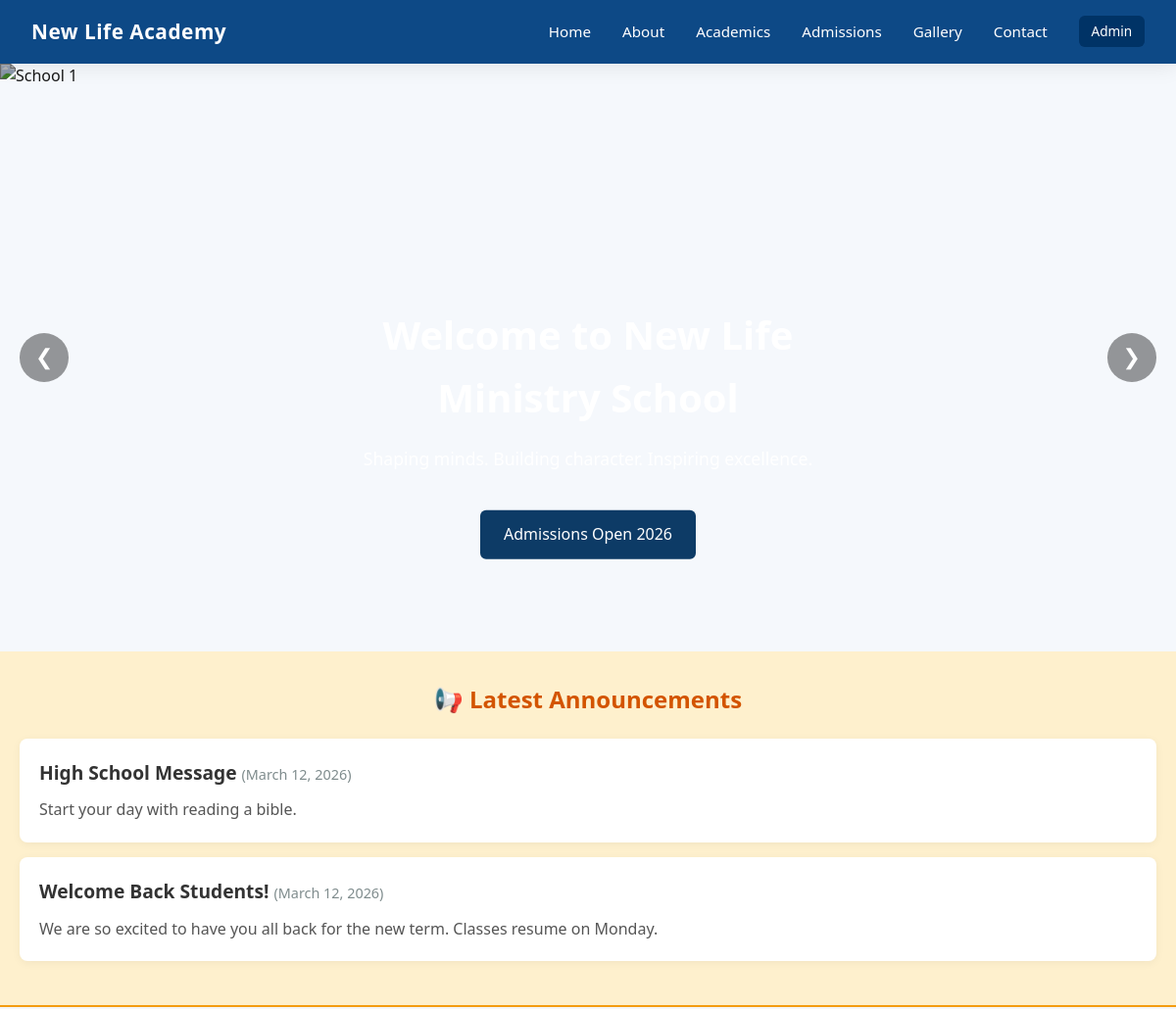
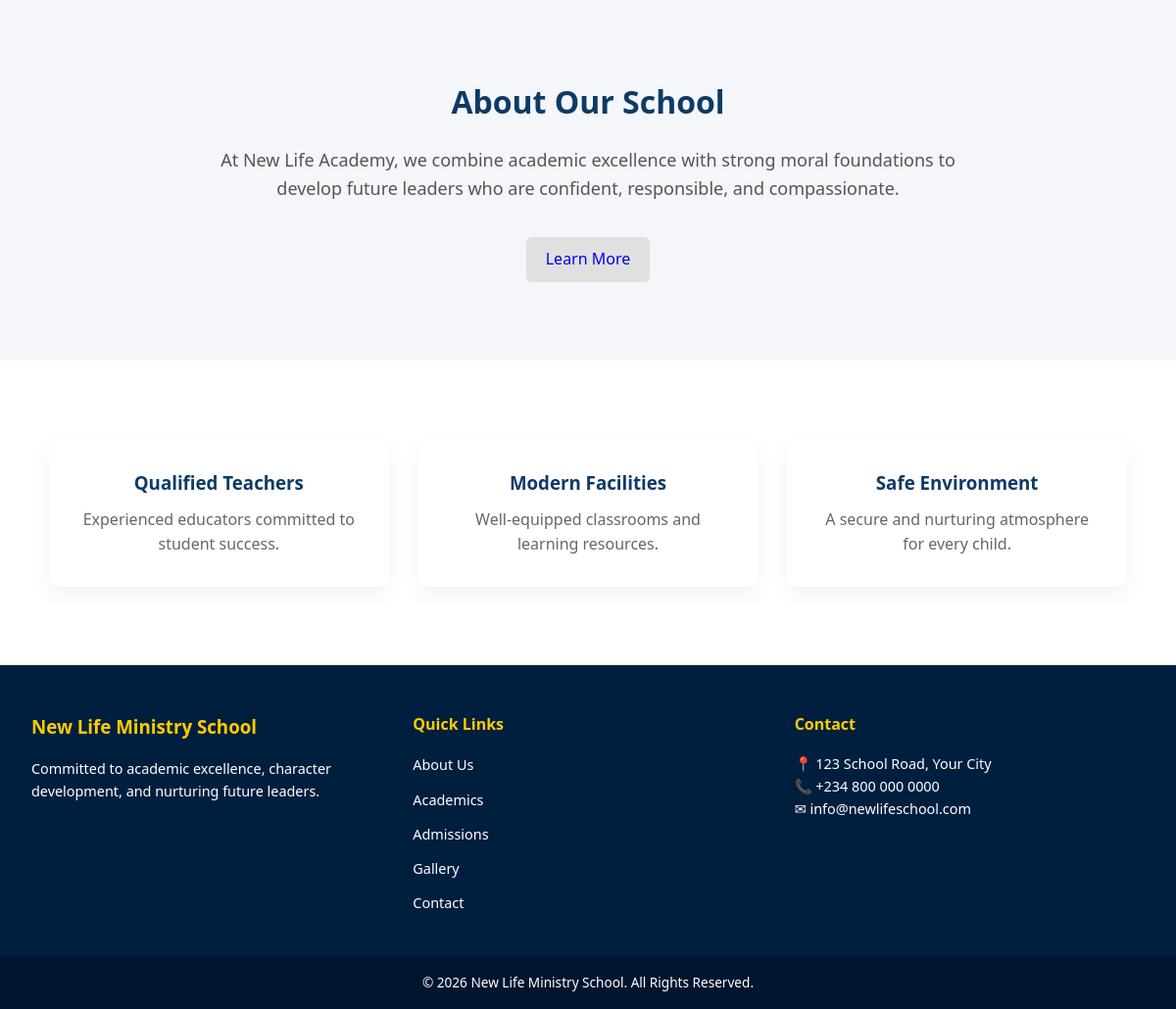
The page / on the database its author committed (2 pictures, top to bottom).
### app.py (models this page shows)
class Announcement(db.Model):
    id = db.Column(db.Integer, primary_key=True)
    title = db.Column(db.String(200), nullable=False)
    content = db.Column(db.Text, nullable=False)
    is_active = db.Column(db.Boolean, default=True)
    timestamp = db.Column(db.DateTime, default=datetime.utcnow)

### app.py (the view)
@app.route("/")
def home():
    announcements = Announcement.query.filter_by(is_active=True).order_by(Announcement.timestamp.desc()).all()
    return render_template("index.html", announcements=announcements)

### templates/index.html (shortened to what this page needs)
<!DOCTYPE html>
<html lang="en">
<head>
  <link rel="stylesheet" href="{{ url_for('static', filename='css/style.css') }}">
</head>
<body>
<header class="header">
  <div class="nav-container">
    <h1 class="logo">New Life Academy</h1>
    <nav id="nav-menu">
      <ul>
        <li><a href="{{ url_for('home') }}">Home</a></li>
        <li><a href="{{ url_for('about') }}">About</a></li>
        <li><a href="{{ url_for('academics') }}">Academics</a></li>
        <li><a href="{{ url_for('admission') }}">Admissions</a></li>
        <li><a href="{{ url_for('gallery') }}">Gallery</a></li>
        <li><a href="{{ url_for('contact') }}">Contact</a></li>
        <li><a href="{{ url_for('admin_login') }}" class="admin-link">Admin</a></li>
      </ul>
    </nav>
  </div>
</header>
<main>
  <section class="slider">
    <div class="slides">
      <div class="slide active">
        <img src="https://images.unsplash.com/photo-1588072432836-e10032774350" alt="School 1">
        <div class="slide-text">
          <h2>Welcome to New Life Ministry School</h2>
          <p>Shaping minds. Building character. Inspiring excellence.</p>
          <a href="{{ url_for('admission') }}" class="btn-primary">Admissions Open 2026</a>
        </div>
      </div>
    </div>
    <button class="prev">&#10094;</button>
    <button class="next">&#10095;</button>
  </section>
  {% if announcements %}
  <section class="announcements" style="background-color: #fef0cd; padding: 30px 0; border-bottom: 2px solid #f39c12;">
    <div class="container" style="max-width: 1200px; margin: 0 auto; padding: 0 20px;">
      <h3 style="color: #d35400; margin-top: 0; margin-bottom: 20px; font-size: 1.5rem; text-align: center;">📢 Latest Announcements</h3>
      {% for ann in announcements %}
      <div class="announcement-item" style="background: white; padding: 20px; border-radius: 8px; box-shadow: 0 2px 10px rgba(0,0,0,0.05); margin-bottom: 15px;">
        <h4 style="margin: 0 0 10px 0; font-size: 1.2rem; color: #333;">{{ ann.title }} <span style="font-size: 0.9rem; color: #7f8c8d; font-weight: normal;">({{ ann.timestamp.strftime('%B %d, %Y') }})</span></h4>
        <p style="margin: 0; color: #555; line-height: 1.6;">{{ ann.content }}</p>
      </div>
      {% endfor %}
    </div>
  </section>
  {% endif %}
  <section class="home-about">
    <div class="container">
      <h2>About Our School</h2>
      <p>
        At New Life Academy, we combine academic excellence with strong moral
        foundations to develop future leaders who are confident, responsible,
        and compassionate.
      </p>
      <a href="{{ url_for('about') }}" class="btn-secondary">Learn More</a>
    </div>
  </section>
  <section class="features">
    <div class="container grid">
      <div class="feature-card">
        <h3>Qualified Teachers</h3>
        <p>Experienced educators committed to student success.</p>
      </div>
      <div class="feature-card">
        <h3>Modern Facilities</h3>
        <p>Well-equipped classrooms and learning resources.</p>
      </div>
      <div class="feature-card">
        <h3>Safe Environment</h3>
        <p>A secure and nurturing atmosphere for every child.</p>
      </div>
    </div>
  </section>
</main>
<footer class="footer">
  <div class="footer-container">
    <div class="footer-col">
      <h3>New Life Ministry School</h3>
      <p>
        Committed to academic excellence, character development,
        and nurturing future leaders.
      </p>
    </div>
    <div class="footer-col">
      <h4>Quick Links</h4>
      <ul>
        <li><a href="{{ url_for('about') }}">About Us</a></li>
        <li><a href="{{ url_for('academics') }}">Academics</a></li>
        <li><a href="{{ url_for('admission') }}">Admissions</a></li>
        <li><a href="{{ url_for('gallery') }}">Gallery</a></li>
        <li><a href="{{ url_for('contact') }}">Contact</a></li>
      </ul>
    </div>
    <div class="footer-col">
      <h4>Contact</h4>
      <p>📍 123 School Road, Your City</p>
      <p>📞 +234 800 000 0000</p>
      <p>✉ info@newlifeschool.com</p>
    </div>
  </div>
  <div class="footer-bottom">
    <p>&copy; 2026 New Life Ministry School. All Rights Reserved.</p>
  </div>
</footer>
</body>
</html>

### static/css/style.css (style rules this page uses)
* { margin: 0; padding: 0; box-sizing: border-box; }
html { scroll-behavior: smooth; }
body { font-family: 'Segoe UI', Tahoma, Geneva, Verdana, sans-serif; background: #f5f8fc; color: #222; line-height: 1.6; }
header { position: sticky; top: 0; z-index: 1000; backdrop-filter: blur(10px); background: rgba(0, 64, 128, 0.95); padding: 1rem 2rem; box-shadow: 0 4px 20px rgba(0,0,0,0.08); }
.nav-container { max-width: 1200px; margin: auto; display: flex; justify-content: space-between; align-items: center; }
h1 { font-size: 1.3rem; font-weight: 600; letter-spacing: 0.5px; color: white; }
nav ul { list-style: none; display: flex; gap: 2rem; align-items: center; }
nav a { color: white; text-decoration: none; font-size: 0.95rem; font-weight: 500; transition: all 0.3s ease; position: relative; }
nav a::after { content: ""; position: absolute; left: 0; bottom: -6px; width: 0; height: 2px; background: #ffcc00; transition: 0.3s; }
.slider { position: relative; width: 100%; height: 75vh; overflow: hidden; }
.slide { position: absolute; width: 100%; height: 100%; opacity: 0; transition: opacity 1s ease-in-out; }
.slide.active { opacity: 1; }
.slide img { width: 100%; height: 100%; object-fit: cover; filter: brightness(70%); }
.slide-text { position: absolute; bottom: 18%; left: 8%; max-width: 550px; color: white; animation: fadeUp 1s ease; }
.slide-text h2 { font-size: 2.5rem; margin-bottom: 1rem; font-weight: 600; }
.slide-text p { margin-bottom: 1.5rem; font-size: 1.1rem; }
.prev, .next { position: absolute; top: 50%; transform: translateY(-50%); background: rgba(0,0,0,0.4); color: white; border: none; font-size: 22px; padding: 12px 16px; border-radius: 50%; cursor: pointer; transition: 0.3s; }
.prev { left: 20px; }
.next { right: 20px; }
.features { display: flex; justify-content: center; gap: 2.5rem; padding: 4rem 2rem; flex-wrap: wrap; max-width: 1200px; margin: auto; }
.footer { background: #001f3f; color: white; padding-top: 3rem; }
.footer-container { display: flex; justify-content: space-between; flex-wrap: wrap; max-width: 1200px; margin: auto; padding: 0 2rem 2rem 2rem; gap: 2rem; }
.footer-col { flex: 1; min-width: 250px; }
.footer-col h3, .footer-col h4 { margin-bottom: 1rem; color: #ffcc00; }
.footer-col p { font-size: 0.9rem; line-height: 1.6; }
.footer-col ul { list-style: none; padding: 0; }
.footer-col ul li { margin-bottom: 0.6rem; }
.footer-col ul li a { text-decoration: none; color: white; font-size: 0.9rem; transition: 0.3s; }
.footer-bottom { text-align: center; padding: 1rem; background: #001530; font-size: 0.85rem; }
.admin-link { background: #003366; color: white !important; padding: 0.4rem 0.8rem; border-radius: 6px; font-size: 0.85rem; transition: 0.3s; }
.slider { position: relative; overflow: hidden; }
.slide { position: relative; }
.slide img { width: 100%; height: 90vh; object-fit: cover; display: block; }
.slide-text { position: absolute; top: 50%; left: 50%; transform: translate(-50%, -50%); color: white; text-align: center; z-index: 10; }
.btn-primary { display: inline-block; padding: 12px 24px; background: #0d3b66; color: white; text-decoration: none; border-radius: 6px; margin-top: 15px; transition: 0.3s; }
.btn-secondary { display: inline-block; padding: 10px 20px; background: #e0e0e0; text-decoration: none; border-radius: 6px; margin-top: 10px; }
.home-about { padding: 80px 20px; background: #f4f6f9; text-align: center; }
.home-about .container { max-width: 800px; margin: auto; }
.home-about h2 { font-size: 32px; margin-bottom: 20px; color: #0d3b66; }
.home-about p { font-size: 18px; line-height: 1.6; color: #555; margin-bottom: 25px; }
.features { padding: 80px 20px; background: white; }
.features .container { max-width: 1100px; margin: auto; }
.grid { display: grid; grid-template-columns: repeat(auto-fit, minmax(250px, 1fr)); gap: 30px; }
.feature-card { background: #ffffff; padding: 30px; border-radius: 10px; box-shadow: 0 8px 20px rgba(0, 0, 0, 0.05); text-align: center; transition: 0.3s ease; }
.feature-card h3 { color: #0d3b66; margin-bottom: 10px; }
.feature-card p { color: #666; font-size: 16px; }

### rows shown on the page
Announcement: title "High School Message", timestamp "March 12, 2026", content "Start your day with reading a bible."
Announcement: title "Welcome Back Students!", timestamp "March 12, 2026", content "We are so excited to have you all back for the new term. Classes resume on Monday."
